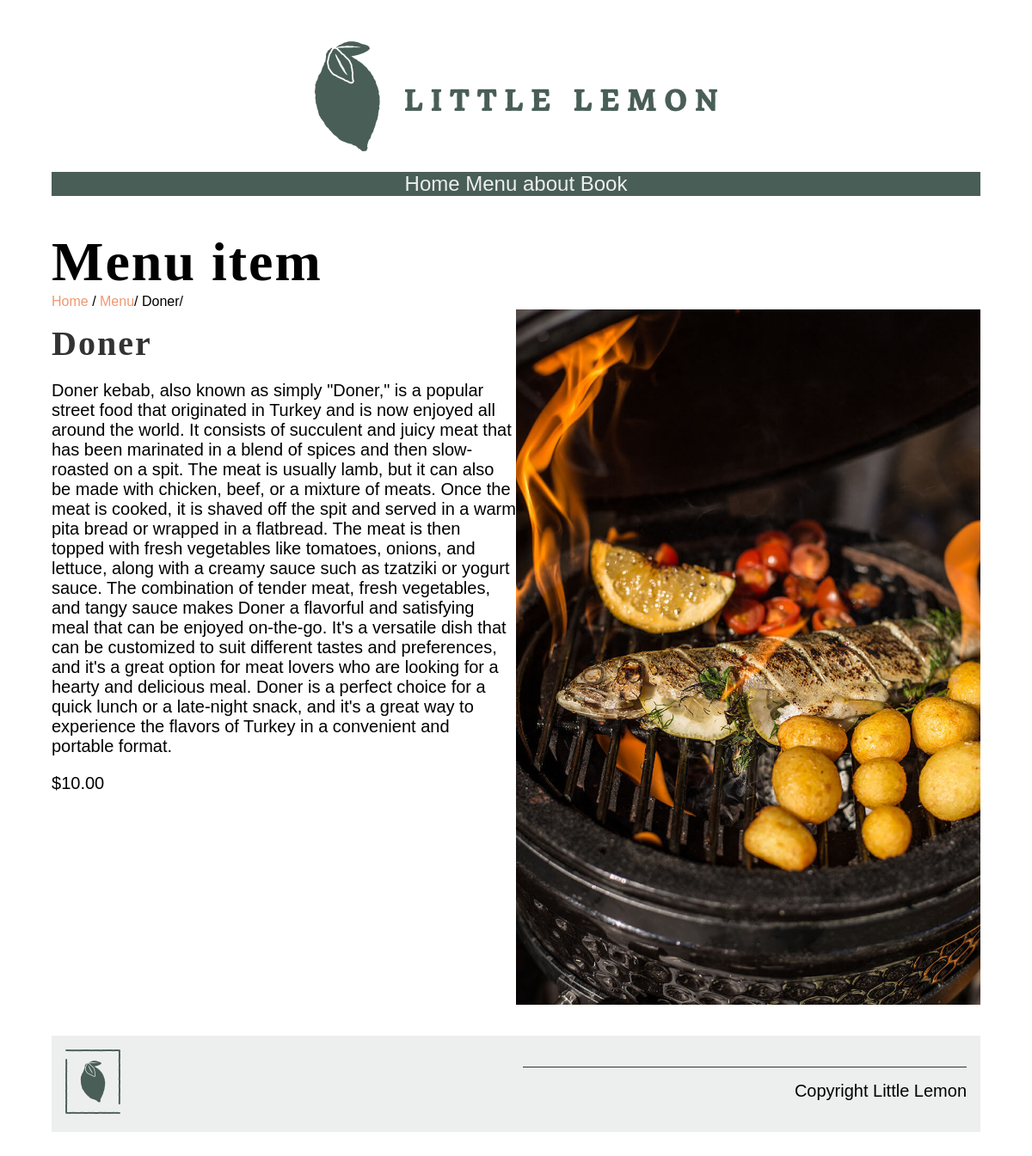
/menu-item/1/, run on the app's committed database.
### restaurant/models.py (models this page shows, shortened)
class Menu(models.Model):
    name = models.CharField(max_length=20)
    price = models.IntegerField()
    description = models.TextField(max_length=2000)
    img = models.ImageField(blank=True,null=True,upload_to='menu_items/')

### restaurant/views.py (the view)
# urls.py: path('menu-item/<int:pk>/', views.display_menu_items, name="menu-item"),
def display_menu_items(request, pk=None):
    if pk:
        menu_item = Menu.objects.get(pk=pk)
    else:
        menu_item = ''
    context = {
        'menu_item': menu_item,
    }
    return render(request, 'pages/menu_item.html', context)

### restaurant/templates/pages/menu_item.html
{% extends 'pages/base.html' %}
{% load static %}
{% block content %}
<section>
   <article>
      <h1>Menu item</h1>
      <span>
         <a href="">Home</a> /
         <a href="{% url 'menu' %}">Menu</a>/
         {{ menu_item.name }}/
      </span>
      <div class="row">
         <div class="column">
            <h2>
               {{ menu_item.name }}
            </h2>
            <p>
               {{ menu_item.description }}
            </p>
            <p>
               ${{ menu_item.price }}.00
            </p>
         </div>
         <article>
            <img src="{{ menu_item.img.url }}" alt="{{ menu_item.name }}">
         </article>
   </article>
</section>
{% endblock %}

### restaurant/static/css/style.css (style rules this page uses)
body { font-family: 'Karla', sans-serif; margin-top: 3rem; margin-bottom: 3rem; margin-left: 5%; margin-right: 5%; }
h1, h2, h3, h4, h5, h6 { font-family: 'Markazi Text', serif; letter-spacing: 2px;; }
h1 { font-size: 4rem; margin-top: 1.5rem; margin-bottom: 0; }
h2 { font-size: 2.5rem; color: #333333; margin:1rem 0; }
p, ul { font-size: 1.25rem;; }
a { color: #EE9972; text-decoration: none; }
section { display: flex; gap: 2rem 1rem; margin-top: 1rem; margin-bottom: 1rem; flex-direction: row; }
article { flex:1; }
article img { max-width: 100%; }
.row { display: flex; flex-direction: row; width: 100%; padding-bottom: 1rem; }
.column { flex-basis: 50%; margin-bottom: 1rem; padding-bottom: 1rem; }

### data on the page
Menu: name "Doner", description "Doner kebab, also known as simply \"Doner,\" is a popular street food that originated in Turkey and is now enjoyed all around the world. It consists of succulent and juicy meat that has been marinated in a blend of spices and then slow-roasted on a spit. The meat is usually lamb, but it can also be made with chicken, beef, or a mixture of meats. Once the meat is cooked, it is shaved off the spit and served in a warm pita bread or wrapped in a flatbread. The meat is then topped with fresh vegetables like tomatoes, onions, and lettuce, along with a creamy sauce such as tzatziki or yogurt sauce. The combination of tender meat, fresh vegetables, and tangy sauce makes Doner a flavorful and…", price "10", img (picture)
